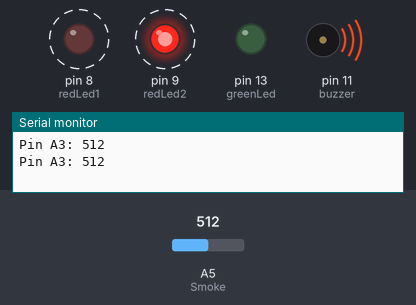
The sketch below on a simulated Arduino Uno, built with avr-gcc and run on an emulated ATmega328P. Parts: output pins drawn as LEDs (lit = HIGH), buzzer (waves = sounding), the last lines printed to the serial monitor. Dashed ring = blinking. The inputs (shaded band) are chosen by the test bench; at power-on: A5 (Smoke) = 512.

Above: at 2.2 s.
2.3 s: A5 (Smoke) set to 210
7.2 s: A5 (Smoke) set to 184
At 9.2 s:
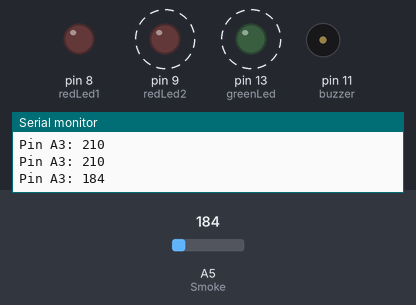
10.9 s: A5 (Smoke) set to 306
At 12.0 s:
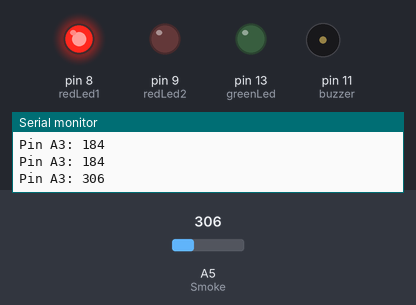
Timing chart, 0 to 12.3 s (numbered marks = the images above; inputs shaded):
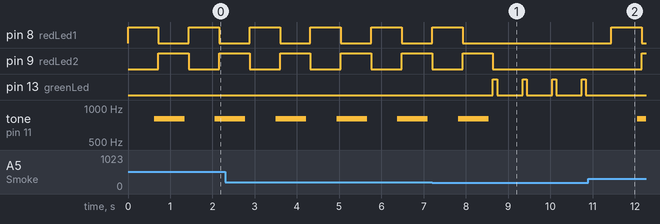

The sketch:

Fire_Alarm_code.ino
```cpp
int greenLed = 13;
int Smoke = A5;
int sensorThres = 200;
int buzzer = 11;
int i = 0;
int redLed1 = 8;
int redLed2 = 9;

void setup() {
  pinMode(greenLed, OUTPUT);
  pinMode(redLed1, OUTPUT);
  pinMode(redLed2, OUTPUT);
  pinMode(Smoke, INPUT);
  Serial.begin(9600);
}

void loop() {
  int analogSensor = analogRead(Smoke);

  Serial.print("Pin A3: ");
  Serial.println(analogSensor);
  // Checks if it has reached the threshold value
  if (analogSensor > sensorThres)
  {
    for (i = 200; i <=800; i++) // Wen a frequency sound
    {
      digitalWrite(redLed1, HIGH);
      digitalWrite(redLed2, LOW);
      tone(buzzer, i) ;// send voice
      delay (1) ;// Delay 1ms
    }
    delay(100);
    for (i = 800; i >=200; i--) // Wen a frequency sound
    {
      digitalWrite(redLed1, LOW);
      digitalWrite(redLed2, HIGH);
      tone(buzzer, i) ;// send voice
      delay (1) ;// Delay 1ms
    }
    noTone(buzzer);
  }
  else{
    digitalWrite(redLed1, LOW);
    digitalWrite(redLed2, LOW);
    digitalWrite(greenLed, LOW);
    digitalWrite(greenLed, HIGH);
    delay(100);
    digitalWrite(greenLed, LOW);
    delay(500);
  }
  delay(100);
}
```

Measured:
- the behaviour switches between 201 and 200 on A5 (Smoke) (found by bisection; images 0 and 1)
- after the input at 10.9 s, pin 8 (redLed1): LOW → HIGH after 0.54 s, → LOW 0.72 s later; pin 9 (redLed2): LOW → HIGH after 1.3 s; pin 13 (greenLed): stops changing and stays LOW; tone on pin 11 (buzzer): silent → 800 Hz after 1.2 s
- by itself, pin 8 (redLed1), pin 9 (redLed2): alternates HIGH for 0.72 s and LOW for 0.72 s
- by itself, pin 13 (greenLed): alternates HIGH for 0.10 s and LOW for 0.60 s
- by itself, tone on pin 11 (buzzer): alternates 800 Hz for 0.72 s and silent for 0.72 s
